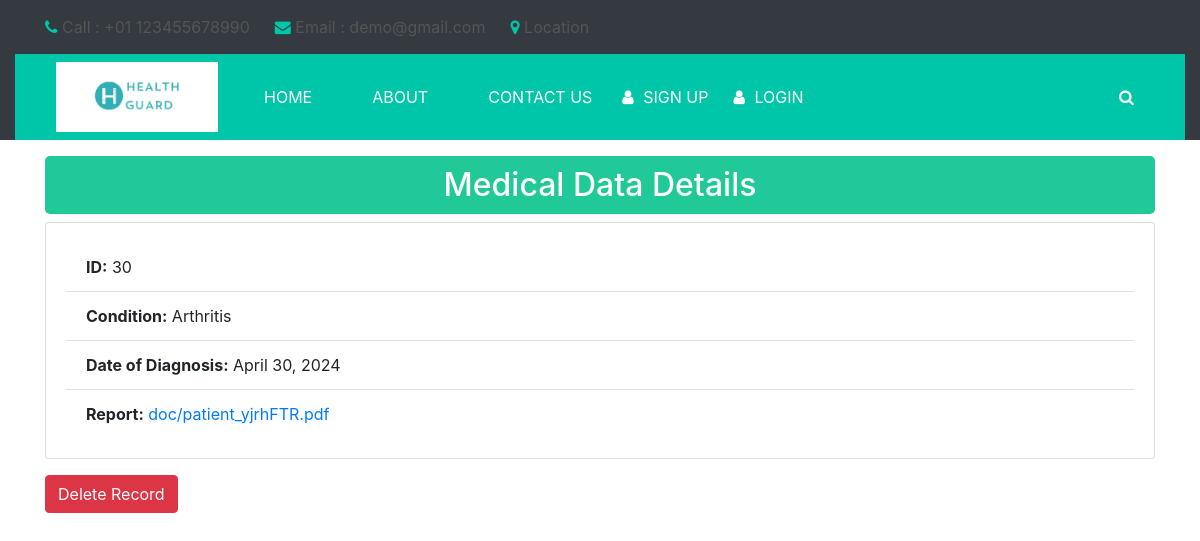
Screenshot of /data/30 with the database file from the repository.
### myapp/models.py (models this page shows, shortened)
class MedicalData(models.Model):
    condition=models.CharField(max_length=100)
    date_of_diag=models.DateField(auto_now=False,auto_now_add=False)
    treatments=models.CharField(max_length=200)
    add_info=models.TextField()
    report=models.FileField(upload_to='doc',blank=True)
    patient=models.ForeignKey(Patient,on_delete=models.CASCADE)

### myapp/views.py (the view)
# urls.py: path('data/<int:id>',views.get_medical_data,name='get_medical_data'),
def get_medical_data(request: HttpRequest, id: int) -> HttpResponse:
    med = get_object_or_404(MedicalData, pk=id)
    return render(request, 'myapp/patient_data.html', {'med_data': med})

### myapp/templates/myapp/patient_data.html (shortened to what this page needs)
{% extends 'myapp/base.html' %}
{% block content %}
    <div class="container medical_data">
        <h2 class="mt-3">Medical Data Details</h2>
        <div class="card">
            <div class="card-body">
                <ul class="list-group list-group-flush">
                    <li class="list-group-item"><strong>ID:</strong> {{ med_data.id }}</li>
                    <li class="list-group-item"><strong>Condition:</strong> {{ med_data.condition }}</li>
                    <li class="list-group-item"><strong>Date of Diagnosis:</strong> {{ med_data.date_of_diag }}</li>
                    <li class="list-group-item"><strong>Report:</strong>
                    {% if med_data.report %}
                    <a href="{{ med_data.report.url }}" target="_blank">{{ med_data.report.name }}</a>
                    {% else %}
                    No report available.
                    {% endif %}
                    </li>
                </ul>
            </div>
        </div>
        <form method="post" action="{% url 'delete_patient_medical_data' med_data.id %}" class="mt-3">
            <button type="submit" class="btn btn-danger" onclick="return confirm('Are you sure you want to delete this record?');">
                Delete Record
            </button>
        </form>
    </div>
{% endblock content %}

### myapp/static/myapp/css/style.css (style rules this page uses)
body { font-family: 'Roboto', sans-serif; color: #0c0c0c; background-color: #ffffff; overflow-x: hidden; }
a, a:hover, a:focus { text-decoration: none; }
.btn, .btn:focus { outline: none !important; -webkit-box-shadow: none; box-shadow: none; }
.medical_data h2 { background-color: #20c997; color: #fff; padding: 10px 20px; border-radius: 5px; text-align: center; }

### rows the page displays
MedicalData: id "30", condition "Arthritis", date_of_diag "April 30, 2024", report.name "doc/patient_yjrhFTR.pdf"
